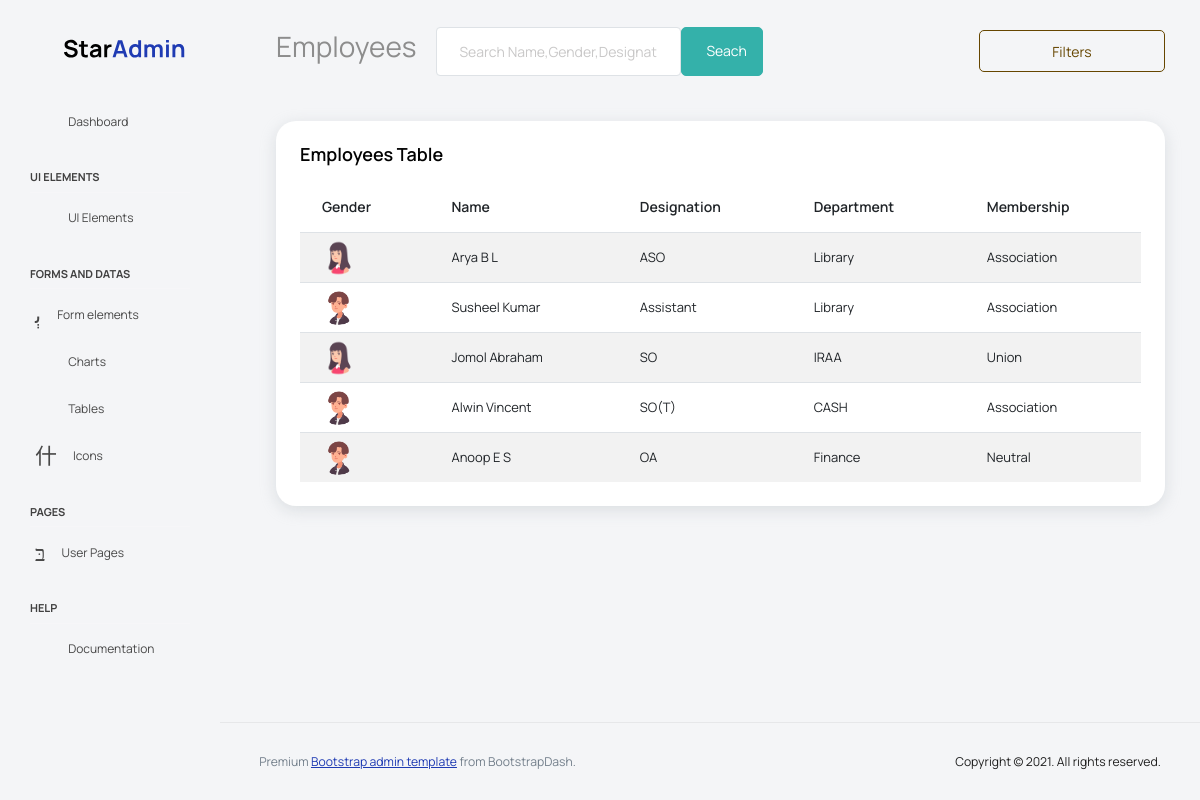
Page /employees (signed in) on the committed database.
### contactsapp/models.py (models this page shows, shortened)
class Employees(models.Model):
    pf_number = models.IntegerField()
    name = models.CharField(max_length=50)
    sex = models.CharField(max_length=30, default="M")
    blood_group = models.CharField(max_length=10)
    mobile = models.CharField(max_length=20)
    adddress = models.TextField()
    district = models.CharField(max_length=20)
    pan_mun_cop = models.CharField(max_length=20)
    pin_code = models.CharField(max_length=20)
    def get_all_employees(self):
        return Employees.objects.select_related('employeeservice').select_related('employeevote').all()
    def get_filter_popup_data(self):
        filter_data = {}
        filter_data = list(Employees.objects.values('sex', 'blood_group', 'employeeservice__designation', 'employeeservice__department', 'employeeservice__membership', 'employeevote__deshabhimani_sub').distinct())
        unique_keywords = {filtetkey: set() for filtetkey in ['sex', 'blood_group', 'employeeservice__designation', 'employeeservice__department', 'employeeservice__membership', 'employeevote__deshabhimani_sub']}
        for data in filter_data:
            for key in data.keys():
                unique_keywords[key].add(data[key])
        new_keys = {'sex':'Gender', 'blood_group':'Blood Group', 'employeeservice__designation':'Designation', 'employeeservice__department':'Department', 'employeeservice__membership': 'Membership', 'employeevote__deshabhimani_sub': 'Deshabhimani Subscription'}
        unique_keywords = dict((new_keys[key], value) for (key, value) in unique_keywords.items())
        return unique_keywords

class EmployeeService(models.Model):
    MEMBERSHIP_CHOICES = (
        ("Association", "Association"),
        ("Union", "Union"),
        ("Neutral", "Neutral"),
    )
    employee = models.OneToOneField(Employees, on_delete=models.CASCADE, primary_key=True,)
    designation = models.CharField(max_length=50)
    department = models.CharField(max_length=50)
    membership = models.CharField(
                    max_length = 30,
                    choices = MEMBERSHIP_CHOICES,
                    default = 'Neuatral'
                    )

### contactsapp/views.py (the view)
# urls.py: path('employees', EmployeesListView.as_view(), name="list_employee_view"),
class EmployeesListView(LoginRequiredMixin, ListView):
    paginate_by = 20
    employee_object = Employees()
    def get_queryset(self, *args, **kwargs):
        url_params = self.request.GET
        return self.employee_object.get_all_employees()
    def get_context_data(self, **kwargs):
        context = super().get_context_data(**kwargs)
        context['filter_data'] = self.employee_object.get_filter_popup_data()
        return context

### contactsapp/templates/contactsapp/employees_list.html (shortened to what this page needs)
<!DOCTYPE html>
<html lang="en">
<head>
  <link rel="stylesheet" href="/static/vendors/feather/feather.css">
  <link rel="stylesheet" href="/static/vendors/mdi/css/materialdesignicons.min.css">
  <link rel="stylesheet" href="/static/vendors/ti-icons/css/themify-icons.css">
  <link rel="stylesheet" href="/static/vendors/typicons/typicons.css">
  <link rel="stylesheet" href="/static/vendors/simple-line-icons/css/simple-line-icons.css">
  <link rel="stylesheet" href="/static/vendors/css/vendor.bundle.base.css">
  <link rel="stylesheet" href="/static/css/vertical-layout-light/style.css">
</head>
<body>
  <div class="container-scroller">
    <nav class="navbar default-layout col-lg-12 col-12 p-0 fixed-top d-flex align-items-top flex-row">
      <div class="text-center navbar-brand-wrapper d-flex align-items-center justify-content-start">
        <div class="me-3">
          <button class="navbar-toggler navbar-toggler align-self-center" type="button" data-bs-toggle="minimize">
            <span class="icon-menu"></span>
          </button>
        </div>
        <div>
          <a class="navbar-brand brand-logo" href="../../index.html">
            <img src="/static/images/logo.svg" alt="logo" />
          </a>
        </div>
      </div>
      <div class="navbar-menu-wrapper d-flex align-items-top">
        <ul class="navbar-nav">
          <li class="nav-item font-weight-semibold d-none d-lg-block ms-0">
            <h1 class="welcome-text">Employees</h1>
          </li>
        </ul>
        <ul class="navbar-nav ms-auto" style="width: 80%;">
          <form action="search-employee" method="get">
          <li class="nav-item" style="display: inline-flex;width: 100%;">
            <input class="form-control" type="text" name="search_keyword" placeholder="Search Name,Gender,Designation etc..." aria-label="Search" style="height: 1%;">
            <button type="submit" class="btn btn-success" style="width: 25%;">Seach</button>
          </li>
        </form>
        </ul>
        <button onclick="toggle_filters()" type="button" class="btn btn-outline-warning btn-fw" style="width: 25%;">Filters</button>
      </div>
    </nav>
    <div class="container-fluid page-body-wrapper">
      <nav class="sidebar sidebar-offcanvas" id="sidebar">
        <ul class="nav">
          <li class="nav-item">
            <a class="nav-link" href="../../index.html">
              <i class="mdi mdi-grid-large menu-icon"></i>
              <span class="menu-title">Dashboard</span>
            </a>
          </li>
          <li class="nav-item nav-category">UI Elements</li>
          <li class="nav-item">
            <a class="nav-link" data-bs-toggle="collapse" href="#ui-basic" aria-expanded="false" aria-controls="ui-basic">
              <i class="menu-icon mdi mdi-floor-plan"></i>
              <span class="menu-title">UI Elements</span>
              <i class="menu-arrow"></i>
            </a>
          </li>
          <li class="nav-item nav-category">Forms and Datas</li>
          <li class="nav-item">
            <a class="nav-link" data-bs-toggle="collapse" href="#form-elements" aria-expanded="false" aria-controls="form-elements">
              <i class="menu-icon mdi mdi-card-text-outline"></i>
              <span class="menu-title">Form elements</span>
              <i class="menu-arrow"></i>
            </a>
          </li>
          <li class="nav-item">
            <a class="nav-link" data-bs-toggle="collapse" href="#charts" aria-expanded="false" aria-controls="charts">
              <i class="menu-icon mdi mdi-chart-line"></i>
              <span class="menu-title">Charts</span>
              <i class="menu-arrow"></i>
            </a>
          </li>
          <li class="nav-item">
            <a class="nav-link" data-bs-toggle="collapse" href="#tables" aria-expanded="false" aria-controls="tables">
              <i class="menu-icon mdi mdi-table"></i>
              <span class="menu-title">Tables</span>
              <i class="menu-arrow"></i>
            </a>
          </li>
          <li class="nav-item">
            <a class="nav-link" data-bs-toggle="collapse" href="#icons" aria-expanded="false" aria-controls="icons">
              <i class="menu-icon mdi mdi-layers-outline"></i>
              <span class="menu-title">Icons</span>
              <i class="menu-arrow"></i>
            </a>
          </li>
          <li class="nav-item nav-category">pages</li>
          <li class="nav-item">
            <a class="nav-link" data-bs-toggle="collapse" href="#auth" aria-expanded="false" aria-controls="auth">
              <i class="menu-icon mdi mdi-account-circle-outline"></i>
              <span class="menu-title">User Pages</span>
              <i class="menu-arrow"></i>
            </a>
          </li>
          <li class="nav-item nav-category">help</li>
          <li class="nav-item">
            <a class="nav-link" href="http://bootstrapdash.com/demo/star-admin2-free/docs/documentation.html">
              <i class="menu-icon mdi mdi-file-document"></i>
              <span class="menu-title">Documentation</span>
            </a>
          </li>
        </ul>
      </nav>
      <div class="main-panel">
        <div class="content-wrapper">
          <div class="row">
            <div class="col-lg-12 grid-margin stretch-card">
              <div class="card">
                <div class="card-body">
                  <h4 class="card-title">Employees Table</h4>
                  <div class="table-responsive">
                    <table class="table table-striped">
                      <thead>
                        <tr>
                          <th>
                            Gender
                          </th>
                          <th>
                            Name
                          </th>
                          <th>
                            Designation
                          </th>
                          <th>
                            Department
                          </th>
                          <th>
                            Membership
                          </th>
                        </tr>
                      </thead>
                      <tbody>
                        {% for emp in employees_list %}
                        <tr>
                          <td class="py-1">
                            {% if emp.sex == 'M'%}
                            <img src="/static/images/faces/face1.png" alt="male"/>
                            {% else %}
                            <img src="/static/images/faces/face2.png" alt="female"/>
                            {% endif %}
                          </td>
                          <td>
                            {{ emp.name}}
                          </td>
                          <td>
                            {{ emp.employeeservice.designation }}
                          </td>
                          <td>
                            {{ emp.employeeservice.department }}
                          </td>
                          <td>
                            {{ emp.employeeservice.membership }}
                          </td>
                        </tr>
                        {% endfor %}
                      </tbody>
                    </table>
                  </div>
                </div>
              </div>
            </div>
          </div>
        </div>
        <footer class="footer">
          <div class="d-sm-flex justify-content-center justify-content-sm-between">
            <span class="text-muted text-center text-sm-left d-block d-sm-inline-block">Premium <a href="https://www.bootstrapdash.com/" target="_blank">Bootstrap admin template</a> from BootstrapDash.</span>
            <span class="float-none float-sm-right d-block mt-1 mt-sm-0 text-center">Copyright © 2021. All rights reserved.</span>
          </div>
        </footer>
      </div>
    </div>
  </div>
</body>
</html>

### rows in the picture
Employees: name "Arya B L", employeeservice.designation "ASO", employeeservice.department "Library", employeeservice.membership "Association"
Employees: name "Susheel Kumar", employeeservice.designation "Assistant", employeeservice.department "Library", employeeservice.membership "Association"
Employees: name "Jomol Abraham", employeeservice.designation "SO", employeeservice.department "IRAA", employeeservice.membership "Union"
Employees: name "Alwin Vincent", employeeservice.designation "SO(T)", employeeservice.department "CASH", employeeservice.membership "Association"
Employees: name "Anoop E S", employeeservice.designation "OA", employeeservice.department "Finance", employeeservice.membership "Neutral"
